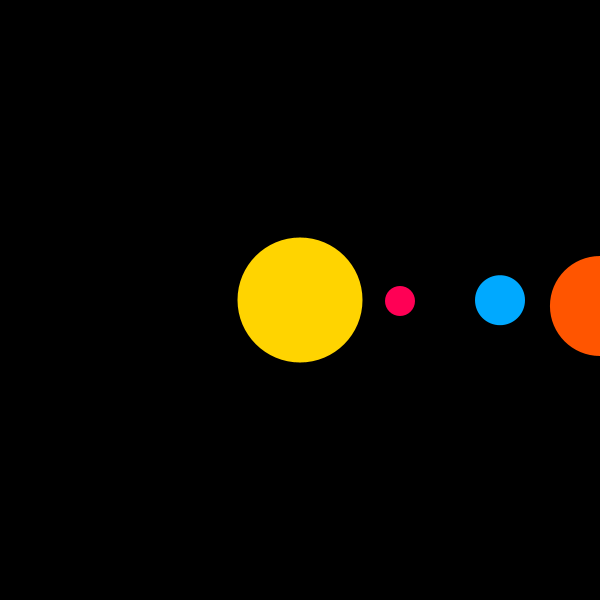
Frame 1 (no input)
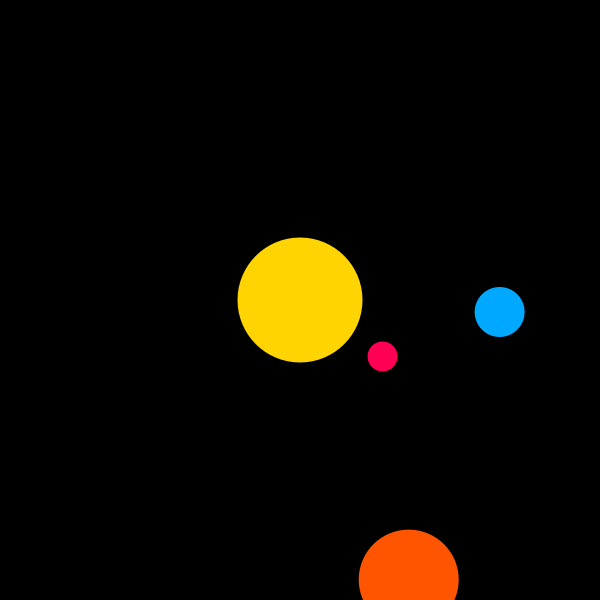
Frame 60 (the mouse pressed at the canvas centre just before this capture)
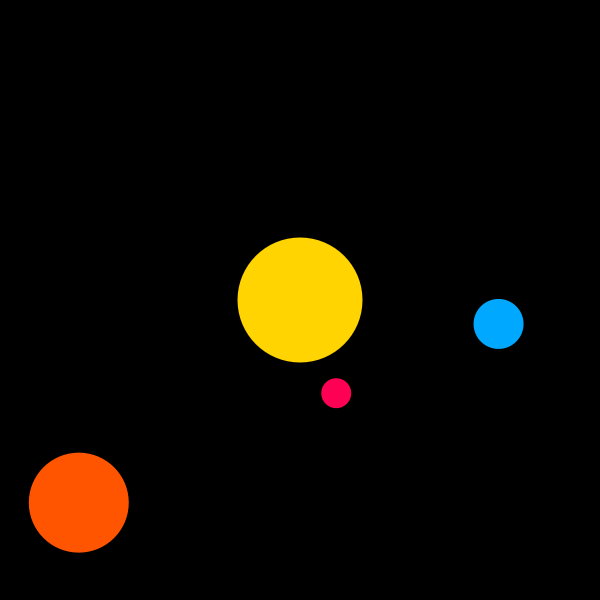
Frame 120 (the mouse held since frame 60 and released just before this capture)

The Processing sketch that drew these frames (run headless with seeded random() and noise(); from frame 60 on, the mouse is pressed at the canvas centre):

// Processing sketch: solar_system
// ── solar_system.pde
ArrayList<Planet> planets;
void setup(){
  size(600,600);
  colorMode(HSB,360,100,100);
  noStroke();
  planets = new ArrayList<Planet>();
  Planet Earth = new Planet(200,0.001,200,50);
  planets.add(Earth);
  Planet Venus = new Planet(100,0.01,340,30);
  planets.add(Venus);
  Planet Jupiter = new Planet(300,0.02,20,100);
  planets.add(Jupiter);
}
void draw(){
  background(0);
  translate(width/2,height/2);
  fill(50,100,100);
  circle(0,0,125); //солнышко
  for (Planet p: planets){
    p.move();
    p.display();
  }

}

// ── Planet.pde
class Planet{
  float x;
  float y;
  float r;
  float speed;
  float col;
  float i;
  float d;
  Planet(float d, float speed, float col, float r){
    this.d = d;
    this.speed = speed;
    this.r = r;
    this.col = col;
  }
  void move(){
    i+=speed;
    x = d*cos(i%360);
    y = d*sin(i%360);
  }
  void display(){
    fill(col,100,100);
    circle(x,y,r);
  }

}
